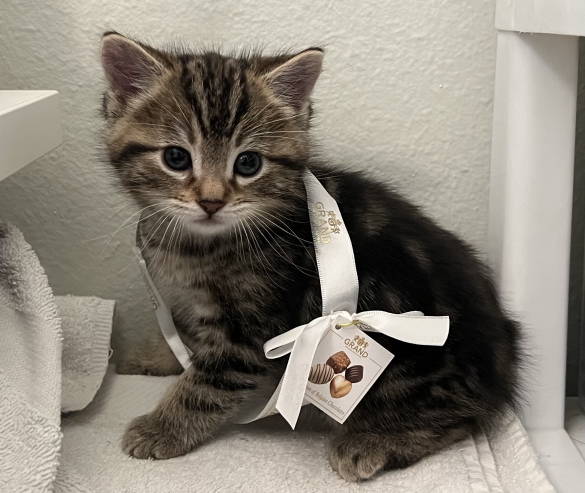
#> input picture demoImages/cutepic1.jpg, 1170 x 985 px, found by its file name (shown at 1/2 size)
$ python demo.py
#> lines starting #> are read from the running program, lines starting #| are printed output that depends on the picture
import cv2 as cv
import os
import matplotlib.pyplot as plt

def imageResize():
    root = os.getcwd()
    imgPath = os.path.join(root,'demoImages\\cutepic1.jpg')
    img = cv.imread(imgPath)
#> img is the input picture: shape (985, 1170, 3); mean B, G, R 116.9, 127.5, 133.7
    img = cv.cvtColor(img,cv.COLOR_BGR2RGB)
    img = img[286:345,322:389,:]
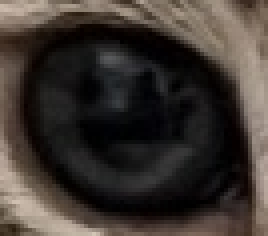
#> img: shape (59, 67, 3) (shown 4 times larger); mean R, G, B 60.8, 53.5, 48.5
    height,width,_ = img.shape
#> height = 59; width = 67

    scale = 1/4

    interpMethods = [
        cv.INTER_AREA,
        cv.INTER_LINEAR,
        cv.INTER_NEAREST,
        cv.INTER_CUBIC,
        cv.INTER_LANCZOS4
    ]

    interpTitle = ['area','linear','nearest','cubic','lanczos']

    plt.figure()
    plt.subplot(2,3,1)
    plt.imshow(img)

    for i in range(len(interpMethods)):
        plt.subplot(2,3,i+2)
        imgResize = cv.resize(img,(int(width*scale),int(height*scale)),interpolation=interpMethods[i])
        plt.imshow(imgResize)
        plt.title(interpTitle[i])
    plt.show()
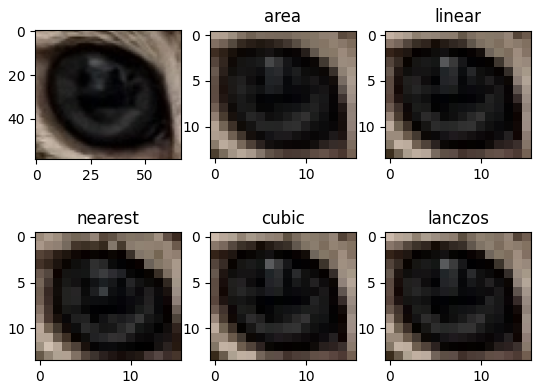
#> figure drawn by matplotlib, 6 panels


if __name__ == '__main__':
    imageResize()
